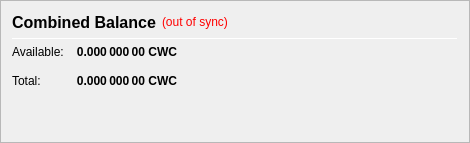
                   <widget class="QFrame" name="frame_CombinedBalances">
                    <property name="minimumSize">
                     <size>
                      <width>470</width>
                      <height>0</height>
                     </size>
                    </property>
                    <property name="frameShape">
                     <enum>QFrame::StyledPanel</enum>
                    </property>
                    <property name="frameShadow">
                     <enum>QFrame::Raised</enum>
                    </property>
                    <layout class="QVBoxLayout" name="verticalLayout_5">
                     <item>
                      <layout class="QHBoxLayout" name="horizontalLayout_5" stretch="0,0,0">
                       <item>
                        <widget class="QLabel" name="label_5z">
                         <property name="minimumSize">
                          <size>
                           <width>0</width>
                           <height>20</height>
                          </size>
                         </property>
                         <property name="font">
                          <font>
                           <pointsize>12</pointsize>
                           <weight>75</weight>
                           <bold>true</bold>
                          </font>
                         </property>
                         <property name="toolTip">
                          <string>Combined Balance (including unconfirmed and immature coins)</string>
                         </property>
                         <property name="text">
                          <string>Combined Balance</string>
                         </property>
                        </widget>
                       </item>
                       <item>
                        <widget class="QLabel" name="labelWalletStatus">
                         <property name="cursor">
                          <cursorShape>WhatsThisCursor</cursorShape>
                         </property>
                         <property name="toolTip">
                          <string>The displayed information may be out of date. Your wallet automatically synchronizes with the cryptowithacause network after a connection is established, but this process has not completed yet.</string>
                         </property>
                         <property name="styleSheet">
                          <string notr="true">QLabel { color: red; }</string>
                         </property>
                         <property name="text">
                          <string notr="true">(out of sync)</string>
                         </property>
                         <property name="alignment">
                          <set>Qt::AlignLeading|Qt::AlignLeft|Qt::AlignVCenter</set>
                         </property>
                        </widget>
                       </item>
                       <item>
                        <spacer name="horizontalSpacer_1">
                         <property name="orientation">
                          <enum>Qt::Horizontal</enum>
                         </property>
                         <property name="sizeHint" stdset="0">
                          <size>
                           <width>40</width>
                           <height>20</height>
                          </size>
                         </property>
                        </spacer>
                       </item>
                      </layout>
                     </item>
                     <item>
                      <widget class="Line" name="line_CombinedBalance">
                       <property name="minimumSize">
                        <size>
                         <width>0</width>
                         <height>1</height>
                        </size>
                       </property>
                       <property name="maximumSize">
                        <size>
                         <width>16777215</width>
                         <height>1</height>
                        </size>
                       </property>
                       <property name="orientation">
                        <enum>Qt::Horizontal</enum>
                       </property>
                      </widget>
                     </item>
                     <item>
                      <layout class="QGridLayout" name="gridLayout_3">
                       <property name="spacing">
                        <number>12</number>
                       </property>
                       <item row="1" column="0">
                        <widget class="QLabel" name="labelBalanceTextz">
                         <property name="text">
                          <string>Available:</string>
                         </property>
                        </widget>
                       </item>
                       <item row="1" column="1">
                        <widget class="QLabel" name="labelBalancez">
                         <property name="font">
                          <font>
                           <weight>75</weight>
                           <bold>true</bold>
                          </font>
                         </property>
                         <property name="cursor">
                          <cursorShape>IBeamCursor</cursorShape>
                         </property>
                         <property name="toolTip">
                          <string>Your current spendable balance</string>
                         </property>
                         <property name="text">
                          <string notr="true">0.000 000 00 CWC</string>
                         </property>
                         <property name="alignment">
                          <set>Qt::AlignRight|Qt::AlignTrailing|Qt::AlignVCenter</set>
                         </property>
                         <property name="textInteractionFlags">
                          <set>Qt::LinksAccessibleByMouse|Qt::TextSelectableByKeyboard|Qt::TextSelectableByMouse</set>
                         </property>
                        </widget>
                       </item>
                       <item row="2" column="0">
                        <widget class="QLabel" name="labelTotalTextz">
                         <property name="text">
                          <string>Total:</string>
                         </property>
                        </widget>
                       </item>
                       <item row="2" column="1">
                        <widget class="QLabel" name="labelTotalz">
                         <property name="font">
                          <font>
                           <weight>75</weight>
                           <bold>true</bold>
                          </font>
                         </property>
                         <property name="cursor">
                          <cursorShape>IBeamCursor</cursorShape>
                         </property>
                         <property name="toolTip">
                          <string>Total Balance, including all unavailable coins.</string>
                         </property>
                         <property name="text">
                          <string notr="true">0.000 000 00 CWC</string>
                         </property>
                         <property name="alignment">
                          <set>Qt::AlignRight|Qt::AlignTrailing|Qt::AlignVCenter</set>
                         </property>
                         <property name="textInteractionFlags">
                          <set>Qt::LinksAccessibleByMouse|Qt::TextSelectableByKeyboard|Qt::TextSelectableByMouse</set>
                         </property>
                        </widget>
                       </item>
                       <item row="2" column="3">
                        <spacer name="horizontalSpacer_2">
                         <property name="orientation">
                          <enum>Qt::Horizontal</enum>
                         </property>
                         <property name="sizeHint" stdset="0">
                          <size>
                           <width>40</width>
                           <height>20</height>
                          </size>
                         </property>
                        </spacer>
                       </item>
                      </layout>
                     </item>
                     <item>
                      <spacer name="verticalSpacer_1">
                       <property name="orientation">
                        <enum>Qt::Vertical</enum>
                       </property>
                       <property name="sizeHint" stdset="0">
                        <size>
                         <width>20</width>
                         <height>40</height>
                        </size>
                       </property>
                      </spacer>
                     </item>
                    </layout>
                   </widget>
